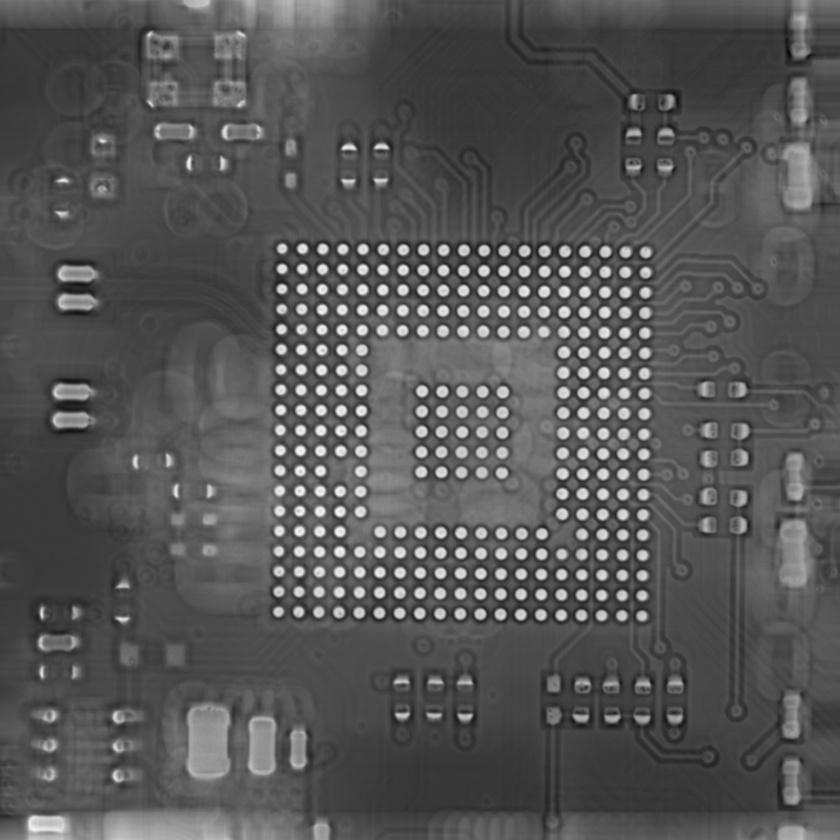
#> input picture chap08/data/bga.jpg, 840 x 840 px, shrunk from 2246 x 2246 before the run
$ python T2.py
#> lines starting #> are read from the running program, lines starting #| are printed output that depends on the picture; after the words box and inside, x2 and y2 are one past the last pixel; in counts of white or black regions, pixels touching at a corner belong together
import cv2
import numpy as np
import matplotlib.pyplot as plt

# 1. 读取图像（替换为实际球体图像路径）
image = cv2.imread("data/bga.jpg")
#> image is the input picture: shape (840, 840, 3); min 8, max 246, mean 85.5
if image is None:
    raise ValueError("无法读取图像，请检查路径是否正确")

# 2. 预处理：转为灰度图并高斯模糊去噪
gray = cv2.cvtColor(image, cv2.COLOR_BGR2GRAY)
blurred = cv2.GaussianBlur(gray, (5, 5), 0)  # 高斯核大小(5,5)，标准差0

# 3. 边缘检测（Canny算子）
edges = cv2.Canny(blurred, 50, 150)  # 低阈值50，高阈值150
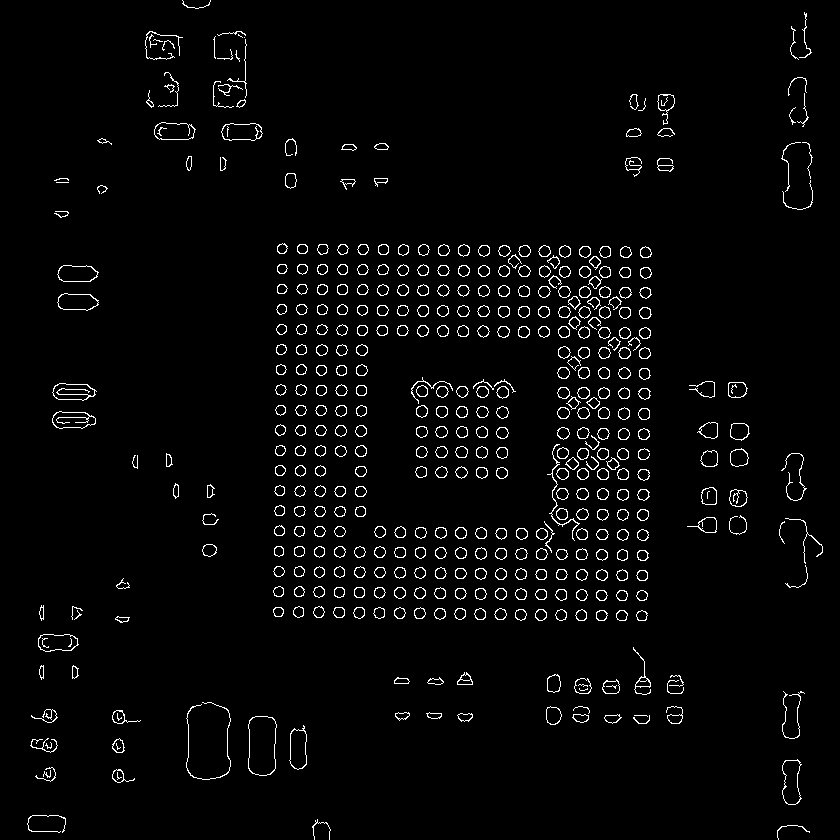
#> edges: shape (840, 840); 2.9% white in thin lines or dots

# 4. 轮廓提取
contours, _ = cv2.findContours(edges.copy(), cv2.RETR_EXTERNAL, cv2.CHAIN_APPROX_SIMPLE)
#> contours = 441 contours, 73 with area under 20; largest, box (x1, y1, x2, y2) and area: (248, 716, 277, 776) 1474, (782, 759, 802, 805) 646, (154, 122, 196, 140) 592, (221, 123, 263, 141) 584, (289, 725, 307, 770) 582
# RETR_EXTERNAL：只保留外轮廓；CHAIN_APPROX_SIMPLE：压缩轮廓点

# 5. 筛选球体轮廓（根据面积特征）
sphere_contours = []
for contour in contours:
    area = cv2.contourArea(contour)  # 计算轮廓面积
    # 假设球体面积在1000~10000之间（需根据实际图像调整阈值）
    if 1000 < area < 10000:
        sphere_contours.append(contour)
#> this loop made 441 passes
#> area on passes 5, 7, 9: 119.5, 646, 121.5
#> after the loop, sphere_contours = 1 contour; box (x1, y1, x2, y2) and area: (248, 716, 277, 776) 1474

# 6. 可视化结果
result = image.copy()
# 在原图上绘制筛选后的轮廓（绿色，线宽2）
cv2.drawContours(result, sphere_contours, -1, (0, 255, 0), 2)
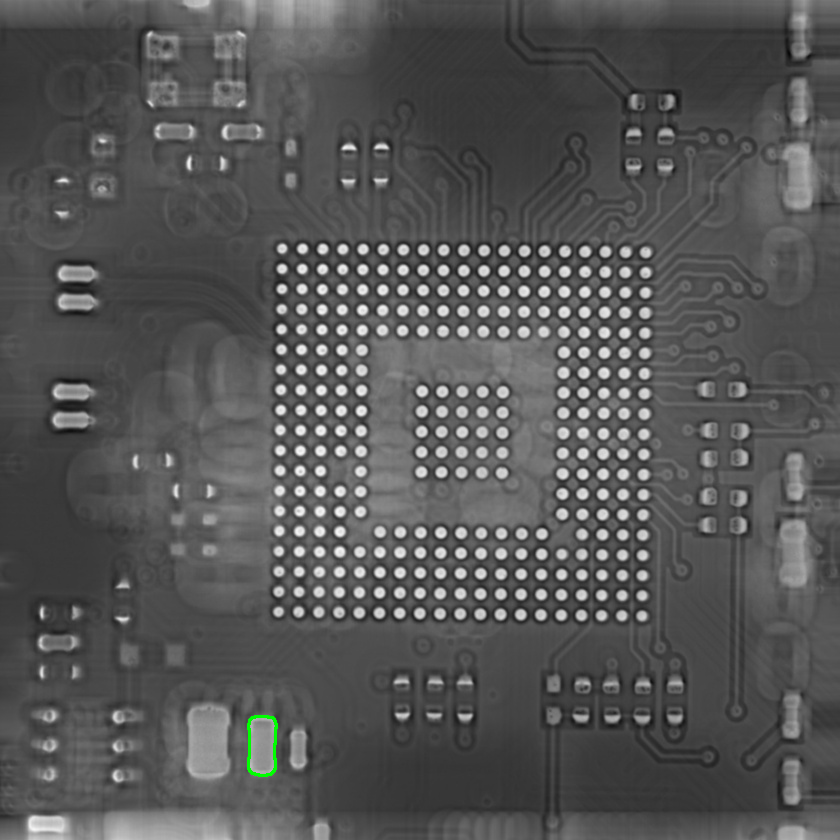
#> result: shape (840, 840, 3); 0.07% of pixels changed, all inside (x1, y1, x2, y2) = (247, 715, 278, 777)

# 显示原图、边缘图、结果图
plt.figure(figsize=(15, 5))
plt.subplot(131)
plt.imshow(cv2.cvtColor(image, cv2.COLOR_BGR2RGB))
plt.title("原图")
plt.axis("off")

plt.subplot(132)
plt.imshow(edges, cmap="gray")
plt.title("边缘检测结果")
plt.axis("off")

plt.subplot(133)
plt.imshow(cv2.cvtColor(result, cv2.COLOR_BGR2RGB))
plt.title("球体轮廓提取结果")
plt.axis("off")

plt.tight_layout()
plt.show()
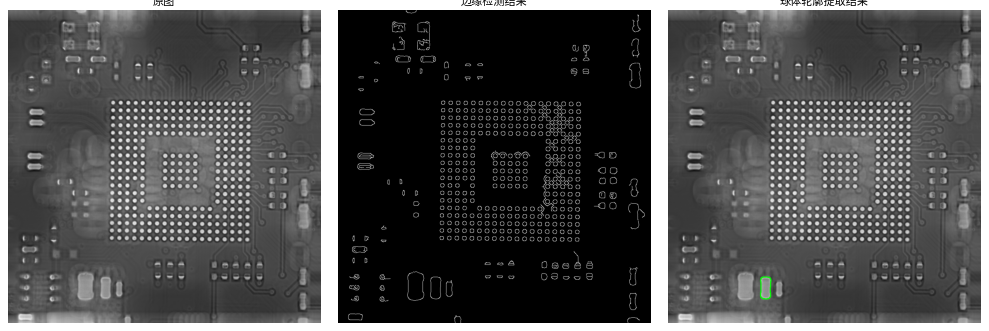
#> figure drawn by matplotlib, 3 panels
